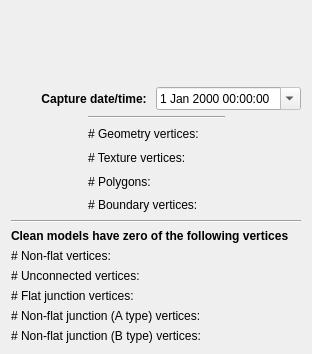
<?xml version="1.0" encoding="UTF-8"?>
<ui version="4.0">
 <class>ModelInfoDialog</class>
 <widget class="QDialog" name="ModelInfoDialog">
  <property name="geometry">
   <rect>
    <x>0</x>
    <y>0</y>
    <width>312</width>
    <height>354</height>
   </rect>
  </property>
  <property name="windowTitle">
   <string>3D-FAST | Model Information</string>
  </property>
  <property name="windowIcon">
   <iconset resource="../res.qrc">
    <normaloff>:/logos/window_icon.png</normaloff>:/logos/window_icon.png</iconset>
  </property>
  <layout class="QVBoxLayout" name="verticalLayout_4">
   <item>
    <layout class="QVBoxLayout" name="verticalLayout_3">
     <item>
      <layout class="QHBoxLayout" name="horizontalLayout_6">
       <item>
        <widget class="QLabel" name="modelFileLabel">
         <property name="minimumSize">
          <size>
           <width>200</width>
           <height>0</height>
          </size>
         </property>
         <property name="maximumSize">
          <size>
           <width>16777215</width>
           <height>16777215</height>
          </size>
         </property>
         <property name="font">
          <font>
           <weight>50</weight>
           <bold>false</bold>
          </font>
         </property>
         <property name="text">
          <string/>
         </property>
         <property name="alignment">
          <set>Qt::AlignCenter</set>
         </property>
        </widget>
       </item>
      </layout>
     </item>
     <item>
      <layout class="QHBoxLayout" name="horizontalLayout_5">
       <item>
        <widget class="QLabel" name="label_2">
         <property name="font">
          <font>
           <weight>75</weight>
           <bold>true</bold>
          </font>
         </property>
         <property name="text">
          <string>Capture date/time: </string>
         </property>
         <property name="alignment">
          <set>Qt::AlignRight|Qt::AlignTrailing|Qt::AlignVCenter</set>
         </property>
        </widget>
       </item>
       <item>
        <widget class="QDateTimeEdit" name="dateTimeEdit">
         <property name="enabled">
          <bool>true</bool>
         </property>
         <property name="readOnly">
          <bool>true</bool>
         </property>
         <property name="calendarPopup">
          <bool>true</bool>
         </property>
        </widget>
       </item>
      </layout>
     </item>
    </layout>
   </item>
   <item>
    <layout class="QHBoxLayout" name="horizontalLayout_13">
     <item>
      <spacer name="horizontalSpacer_11">
       <property name="orientation">
        <enum>Qt::Horizontal</enum>
       </property>
       <property name="sizeHint" stdset="0">
        <size>
         <width>40</width>
         <height>20</height>
        </size>
       </property>
      </spacer>
     </item>
     <item>
      <layout class="QVBoxLayout" name="verticalLayout_2">
       <item>
        <widget class="Line" name="line">
         <property name="orientation">
          <enum>Qt::Horizontal</enum>
         </property>
        </widget>
       </item>
       <item>
        <layout class="QHBoxLayout" name="horizontalLayout_4">
         <item>
          <widget class="QLabel" name="label_3">
           <property name="text">
            <string># Geometry vertices:</string>
           </property>
          </widget>
         </item>
         <item>
          <widget class="QLabel" name="numGeometryVerticesLabel">
           <property name="minimumSize">
            <size>
             <width>20</width>
             <height>0</height>
            </size>
           </property>
           <property name="text">
            <string/>
           </property>
           <property name="alignment">
            <set>Qt::AlignRight|Qt::AlignTrailing|Qt::AlignVCenter</set>
           </property>
          </widget>
         </item>
        </layout>
       </item>
       <item>
        <layout class="QHBoxLayout" name="horizontalLayout_3">
         <item>
          <widget class="QLabel" name="label_4">
           <property name="text">
            <string># Texture vertices:</string>
           </property>
          </widget>
         </item>
         <item>
          <widget class="QLabel" name="numTextureVerticesLabel">
           <property name="minimumSize">
            <size>
             <width>20</width>
             <height>0</height>
            </size>
           </property>
           <property name="text">
            <string/>
           </property>
           <property name="alignment">
            <set>Qt::AlignRight|Qt::AlignTrailing|Qt::AlignVCenter</set>
           </property>
          </widget>
         </item>
        </layout>
       </item>
       <item>
        <layout class="QHBoxLayout" name="horizontalLayout_2">
         <item>
          <widget class="QLabel" name="label_5">
           <property name="text">
            <string># Polygons:</string>
           </property>
          </widget>
         </item>
         <item>
          <widget class="QLabel" name="numPolygonsLabel">
           <property name="minimumSize">
            <size>
             <width>20</width>
             <height>0</height>
            </size>
           </property>
           <property name="text">
            <string/>
           </property>
           <property name="alignment">
            <set>Qt::AlignRight|Qt::AlignTrailing|Qt::AlignVCenter</set>
           </property>
          </widget>
         </item>
        </layout>
       </item>
       <item>
        <layout class="QHBoxLayout" name="horizontalLayout">
         <item>
          <widget class="QLabel" name="label_10">
           <property name="text">
            <string># Boundary vertices:</string>
           </property>
          </widget>
         </item>
         <item>
          <widget class="QLabel" name="numBoundaryLabel">
           <property name="minimumSize">
            <size>
             <width>20</width>
             <height>0</height>
            </size>
           </property>
           <property name="text">
            <string/>
           </property>
           <property name="alignment">
            <set>Qt::AlignRight|Qt::AlignTrailing|Qt::AlignVCenter</set>
           </property>
          </widget>
         </item>
        </layout>
       </item>
      </layout>
     </item>
     <item>
      <spacer name="horizontalSpacer_12">
       <property name="orientation">
        <enum>Qt::Horizontal</enum>
       </property>
       <property name="sizeHint" stdset="0">
        <size>
         <width>40</width>
         <height>20</height>
        </size>
       </property>
      </spacer>
     </item>
    </layout>
   </item>
   <item>
    <layout class="QHBoxLayout" name="horizontalLayout_12">
     <item>
      <layout class="QVBoxLayout" name="verticalLayout">
       <item>
        <widget class="Line" name="line_2">
         <property name="orientation">
          <enum>Qt::Horizontal</enum>
         </property>
        </widget>
       </item>
       <item>
        <widget class="QLabel" name="label_7">
         <property name="font">
          <font>
           <weight>75</weight>
           <bold>true</bold>
          </font>
         </property>
         <property name="text">
          <string>Clean models have zero of the following vertices</string>
         </property>
        </widget>
       </item>
       <item>
        <layout class="QHBoxLayout" name="horizontalLayout_7">
         <item>
          <widget class="QLabel" name="label_6">
           <property name="text">
            <string># Non-flat vertices:</string>
           </property>
          </widget>
         </item>
         <item>
          <widget class="QLabel" name="numNonFlatLabel">
           <property name="minimumSize">
            <size>
             <width>20</width>
             <height>0</height>
            </size>
           </property>
           <property name="text">
            <string/>
           </property>
           <property name="alignment">
            <set>Qt::AlignRight|Qt::AlignTrailing|Qt::AlignVCenter</set>
           </property>
          </widget>
         </item>
        </layout>
       </item>
       <item>
        <layout class="QHBoxLayout" name="horizontalLayout_8">
         <item>
          <widget class="QLabel" name="label_9">
           <property name="text">
            <string># Unconnected vertices:</string>
           </property>
          </widget>
         </item>
         <item>
          <widget class="QLabel" name="numUnconnectedLabel">
           <property name="minimumSize">
            <size>
             <width>20</width>
             <height>0</height>
            </size>
           </property>
           <property name="text">
            <string/>
           </property>
           <property name="alignment">
            <set>Qt::AlignRight|Qt::AlignTrailing|Qt::AlignVCenter</set>
           </property>
          </widget>
         </item>
        </layout>
       </item>
       <item>
        <layout class="QHBoxLayout" name="horizontalLayout_9">
         <item>
          <widget class="QLabel" name="label_11">
           <property name="text">
            <string># Flat junction vertices:</string>
           </property>
          </widget>
         </item>
         <item>
          <widget class="QLabel" name="numFlatJunctionLabel">
           <property name="minimumSize">
            <size>
             <width>20</width>
             <height>0</height>
            </size>
           </property>
           <property name="text">
            <string/>
           </property>
           <property name="alignment">
            <set>Qt::AlignRight|Qt::AlignTrailing|Qt::AlignVCenter</set>
           </property>
          </widget>
         </item>
        </layout>
       </item>
       <item>
        <layout class="QHBoxLayout" name="horizontalLayout_10">
         <item>
          <widget class="QLabel" name="label_12">
           <property name="text">
            <string># Non-flat junction (A type) vertices:</string>
           </property>
          </widget>
         </item>
         <item>
          <widget class="QLabel" name="numNonFlatJunctionALabel">
           <property name="minimumSize">
            <size>
             <width>20</width>
             <height>0</height>
            </size>
           </property>
           <property name="text">
            <string/>
           </property>
           <property name="alignment">
            <set>Qt::AlignRight|Qt::AlignTrailing|Qt::AlignVCenter</set>
           </property>
          </widget>
         </item>
        </layout>
       </item>
       <item>
        <layout class="QHBoxLayout" name="horizontalLayout_11">
         <item>
          <widget class="QLabel" name="label_13">
           <property name="text">
            <string># Non-flat junction (B type) vertices:</string>
           </property>
          </widget>
         </item>
         <item>
          <widget class="QLabel" name="numNonFlatJunctionBLabel">
           <property name="minimumSize">
            <size>
             <width>20</width>
             <height>0</height>
            </size>
           </property>
           <property name="text">
            <string/>
           </property>
           <property name="alignment">
            <set>Qt::AlignRight|Qt::AlignTrailing|Qt::AlignVCenter</set>
           </property>
          </widget>
         </item>
        </layout>
       </item>
       <item>
        <layout class="QVBoxLayout" name="actionsLayout"/>
       </item>
      </layout>
     </item>
    </layout>
   </item>
  </layout>
 </widget>
 <resources>
  <include location="../res.qrc"/>
 </resources>
 <connections/>
</ui>
